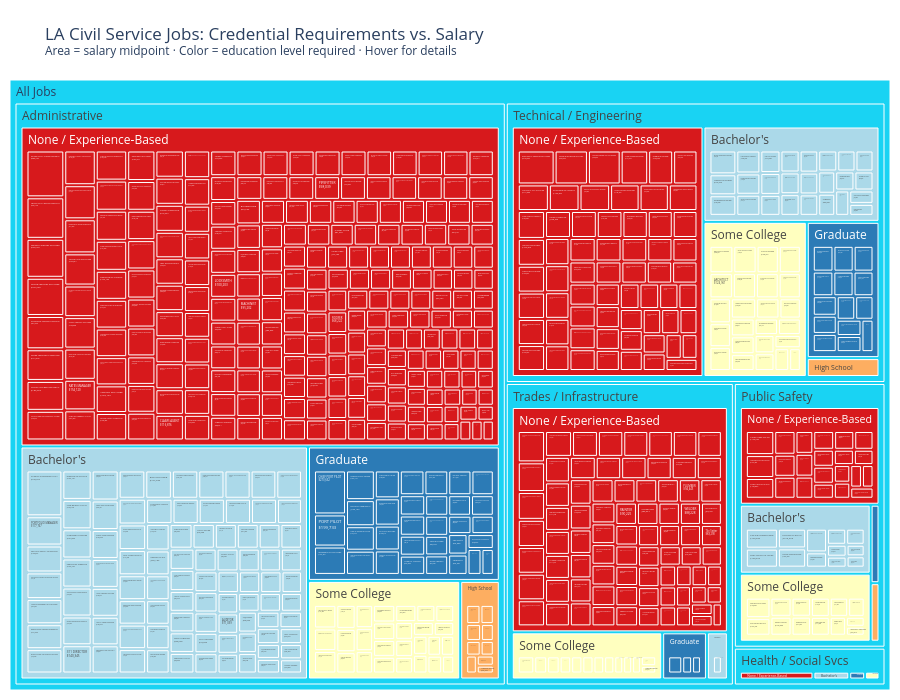

Notebook cell for this chart:
### Markdown cell above
---
## Visualization 5 — Treemap

**Research Question:** Do credential barriers (formal education requirements) map onto higher-salary job classifications, and how does this vary by sector?

This treemap provides a hierarchical "map" of all 680 civil service job classifications. The layout is organized as:

**All Jobs → Sector → Education Level Required → Individual Job Title**

Each rectangle's **area is proportional to the salary midpoint** of that job. **Color encodes the education level required**, ranging from no formal credential (red) through graduate degree (blue).

If formal education requirements consistently predicted higher compensation, the largest rectangles would cluster in the blue (Graduate / Bachelor's) regions. Instead, the treemap reveals that many high-salary, large-area jobs sit in the red "None / Experience-Based" tier — particularly in Trades / Infrastructure and Public Safety — directly supporting the thesis that credential barriers do not consistently predict salary outcomes across LA civil service classifications.

### Code cell
import plotly.express as px

EDU_COLOR_MAP = {
    "Graduate":               "#2c7bb6",
    "Bachelor's":             "#abd9e9",
    "Some College":           "#ffffbf",
    "High School":            "#fdae61",
    "None / Experience-Based": "#d7191c",
}

fig = px.treemap(
    df_valid,
    path=[px.Constant("All Jobs"), "sector", "edu_level", "title"],
    values="salary_mid",
    color="edu_level",
    color_discrete_map=EDU_COLOR_MAP,
    hover_data={
        "salary_mid": ":$,.0f",
        "exp_years":  True,
        "exam_type":  True,
    },
    title=(
        "LA Civil Service Jobs: Credential Requirements vs. Salary<br>"
        "<sup>Area = salary midpoint · Color = education level required · "
        "Hover for details</sup>"
    ),
)

fig.update_traces(
    textinfo="label+value",
    texttemplate="%{label}<br>$%{value:,.0f}",
    hovertemplate=(
        "<b>%{label}</b><br>"
        "Salary midpoint: %{customdata[0]}<br>"
        "Min experience: %{customdata[1]} yrs<br>"
        "Exam type: %{customdata[2]}<extra></extra>"
    ),
)

fig.update_layout(
    margin=dict(t=80, l=10, r=10, b=10),
    height=700,
)

fig.show()

### Figure 1 — Plotly figure (JSON) as saved in the notebook; plotly's stock layout.template omitted (floating-point values rounded to 4 significant figures; data arrays with more than 128 entries replaced by an {"elided": "..."} marker saying what was removed)
{"data": [{"branchvalues": "total", "customdata": {"elided": "702x4 mixed values"}, "domain": {"x": [0, 1], "y": [0, 1]}, "hovertemplate": "<b>%{label}</b><br>Salary midpoint: %{customdata[0]}<br>Min experience: %{customdata[1]} yrs<br>Exam type: %{customdata[2]}<extra></extra>", "ids": {"elided": "702 str values"}, "labels": {"elided": "702 str values"}, "marker": {"colors": {"elided": "702 str values"}}, "name": "", "parents": {"elided": "702 str values"}, "textinfo": "label+value", "texttemplate": "%{label}<br>$%{value:,.0f}", "type": "treemap", "values": {"elided": "702 float values"}}], "layout": {"height": 700, "legend": {"tracegroupgap": 0}, "margin": {"b": 10, "l": 10, "r": 10, "t": 80}, "title": {"text": "LA Civil Service Jobs: Credential Requirements vs. Salary<br><sup>Area = salary midpoint · Color = education level required · Hover for details</sup>"}}}
